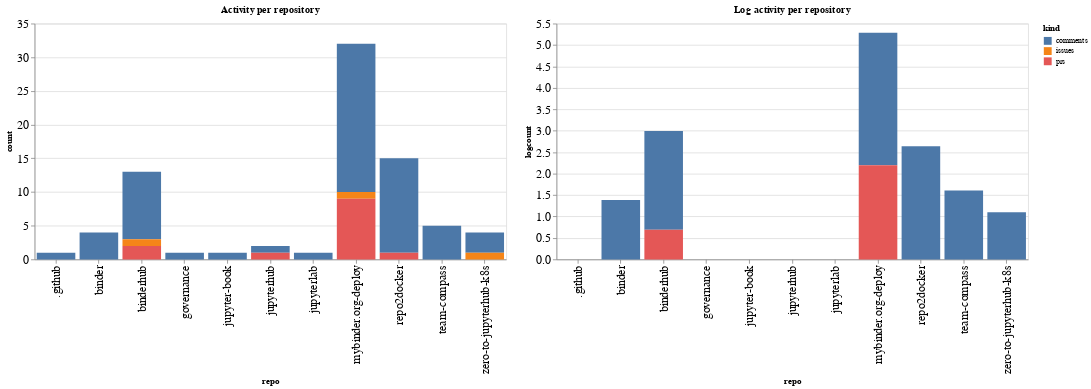

Source (notebook cell):
### Code cell
ch1 = alt.Chart(repo_summaries, width=600, title="Activity per repository").mark_bar().encode(
    x='repo',
    y='count',
    color='kind',
    tooltip="kind"
)

ch2 = alt.Chart(repo_summaries, width=600, title="Log activity per repository").mark_bar().encode(
    x='repo',
    y='logcount',
    color='kind',
    tooltip="kind"
)

ch1 | ch2

### Figure 1 — Vega-Lite specification as saved in the notebook (floating-point values rounded to 4 significant figures)
{"config": {"axisLeft": {"labelFontSize": 15}, "axisBottom": {"labelFontSize": 15}}, "hconcat": [{"mark": "bar", "encoding": {"color": {"type": "nominal", "field": "kind"}, "tooltip": {"type": "nominal", "field": "kind"}, "x": {"type": "nominal", "field": "repo"}, "y": {"type": "quantitative", "field": "count"}}, "title": "Activity per repository", "width": 600}, {"mark": "bar", "encoding": {"color": {"type": "nominal", "field": "kind"}, "tooltip": {"type": "nominal", "field": "kind"}, "x": {"type": "nominal", "field": "repo"}, "y": {"type": "quantitative", "field": "logcount"}}, "title": "Log activity per repository", "width": 600}], "data": {"name": "data-80b54b4fb0d68ed0454fc92584d3c17e"}, "$schema": "https://vega.github.io/schema/vega-lite/v4.8.1.json", "datasets": {"data-80b54b4fb0d68ed0454fc92584d3c17e": [{"repo": ".github", "kind": "comments", "count": 1, "logcount": 0.0}, {"repo": "binder", "kind": "comments", "count": 4, "logcount": 1.386}, {"repo": "binderhub", "kind": "comments", "count": 10, "logcount": 2.303}, {"repo": "binderhub", "kind": "issues", "count": 1, "logcount": 0.0}, {"repo": "binderhub", "kind": "prs", "count": 2, "logcount": 0.6931}, {"repo": "governance", "kind": "comments", "count": 1, "logcount": 0.0}, {"repo": "jupyter-book", "kind": "comments", "count": 1, "logcount": 0.0}, {"repo": "jupyterhub", "kind": "comments", "count": 1, "logcount": 0.0}, {"repo": "jupyterhub", "kind": "prs", "count": 1, "logcount": 0.0}, {"repo": "jupyterlab", "kind": "comments", "count": 1, "logcount": 0.0}, {"repo": "mybinder.org-deploy", "kind": "comments", "count": 22, "logcount": 3.091}, {"repo": "mybinder.org-deploy", "kind": "issues", "count": 1, "logcount": 0.0}, {"repo": "mybinder.org-deploy", "kind": "prs", "count": 9, "logcount": 2.197}, {"repo": "repo2docker", "kind": "comments", "count": 14, "logcount": 2.639}, {"repo": "repo2docker", "kind": "prs", "count": 1, "logcount": 0.0}, {"repo": "team-compass", "kind": "comments", "count": 5, "logcount": 1.609}, {"repo": "zero-to-jupyterhub-k8s", "kind": "comments", "count": 3, "logcount": 1.099}, {"repo": "zero-to-jupyterhub-k8s", "kind": "issues", "count": 1, "logcount": 0.0}]}}
